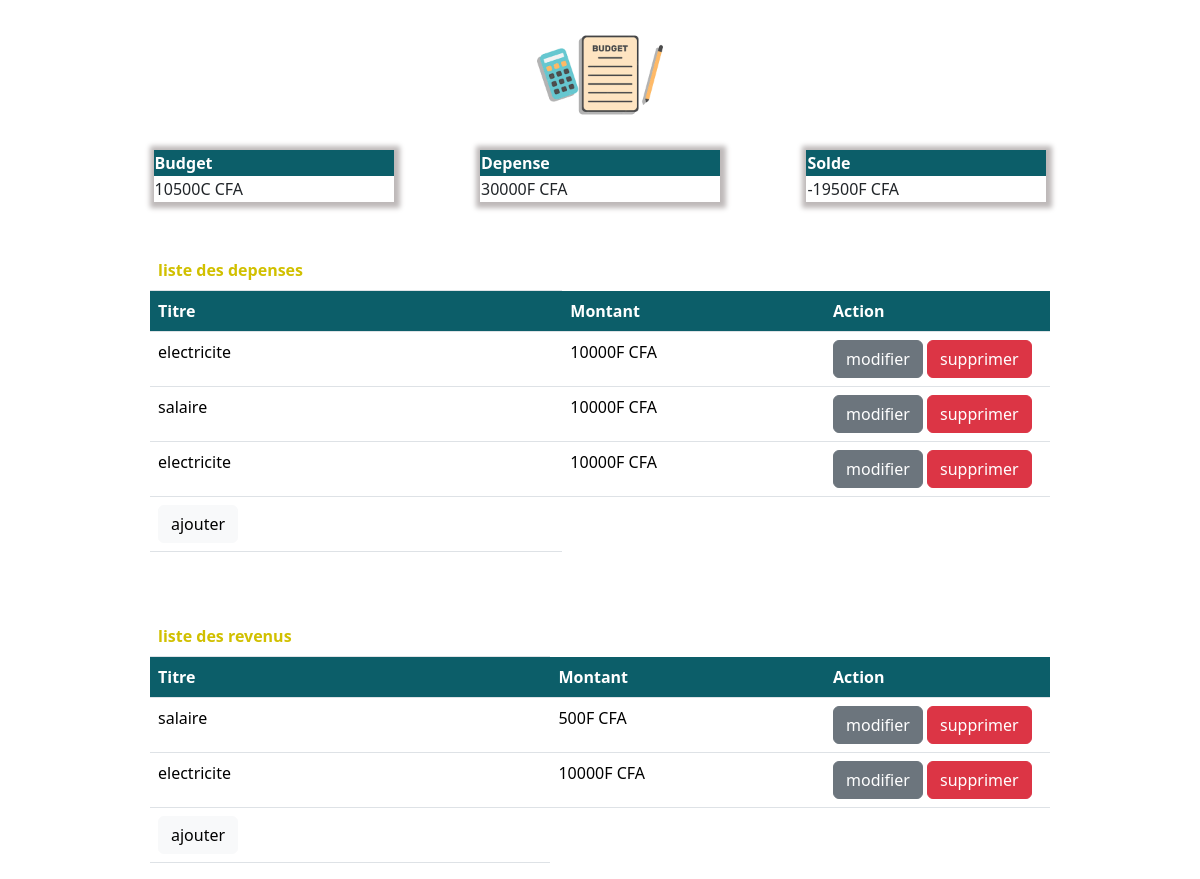
The page / on the database its author committed.
### tables this page shows
CREATE TABLE depense(
    id INTEGER PRIMARY KEY AUTOINCREMENT,
    titre TEXT NOT NULL,
    montant INTEGER NOT NULL
    );

CREATE TABLE revenu(
    id INTEGER PRIMARY KEY AUTOINCREMENT,
    titre TEXT NOT NULL,
    montant INTEGER NOT NULL
    );

### app.py (the view)
@app.route("/")
def index():
    cursor=get_db_connection()
    depense=0
    depenseDetails=cursor.execute("SELECT * FROM depense").fetchall()
    for depenses in depenseDetails:
        depense+=depenses[2]
    revenu=0
    revenuDetails=cursor.execute("SELECT * FROM revenu").fetchall()
    for revenus in revenuDetails:
        revenu+=revenus[2]
    solde= revenu -depense
    return render_template("index.html", depenseDetails=depenseDetails, revenuDetails=revenuDetails, revenu=revenu, depense=depense, solde=solde)

### app.py (called while the page is built)
def get_db_connection():
    conn = sqlite3.connect('database.db')
    conn.row_factory = sqlite3.Row
    return conn

### templates/index.html (shortened to what this page needs)
<!DOCTYPE html>
<html lang="en">
<head>
    <link rel="stylesheet" href="{{url_for('static', filename='/dist/css/bootstrap.css')}}">
    <link rel="stylesheet" href="{{url_for('static',filename='/css/style.css')}}">
</head>
<body >
    {%include("partials/_logo.html")%}
<div class="gap">
    <table  class="tableau">
        <thead>
            <tr >
                <th class="vert"  >Budget</th>
            </tr>
        </thead>
        <tbody >
            <tr >
                <td >{{revenu}}C CFA </td>
            </tr>
        </tbody>
    </table>
    <table  class="tableau">
        <thead>
            <tr>
                <th class="vert" >Depense</th>
            </tr>
        </thead>
        <tbody>
            <tr>
                <td>{{depense}}F CFA </td>
            </tr>
        </tbody>
    </table>
    <table  class="tableau">
        <thead >
            <tr>
                <th class="vert" >Solde</th>
            </tr>
        </thead>
        <tbody>
            <tr>
                <td> {{solde}}F CFA</td>
            </tr>
        </tbody>
    </table>
</div>
<div class="d-flex justify-content-center mt-5" >
    <table class="table  w-75 ">
        <thead>
            <tr><th class="jaune">liste des depenses</th></tr>
            <tr >
                <th class="vert" >Titre</th>
                <th class="vert" >Montant</th>
                <th class="vert" >Action</th>
            </tr>
        </thead>
        <tbody>
        {%    for depense in depenseDetails%}
            <tr>
            <td>{{depense[1]}}</td>
            <td>{{depense[2]}}F CFA</td>
                <td class="col-3">
                <a class="btn btn-secondary" href="/updateDepense/{{depense[0]}}">modifier</a>
                <a class="btn btn-danger" href="/deleteDepense/{{depense[0]}}">supprimer</a>
                </td>
            </tr>
            {% endfor%}
            <tr>
                <td><a class="btn btn-light" href="{{url_for('depense')}}">ajouter</a></td>
            </tr>
        </tbody>
    </table>
</div>
<div class="d-flex justify-content-center mt-5">
    <table class="table  w-75 ">
        <thead>
            <tr><th class="jaune">liste des revenus</th></tr>
            <tr >
                <th class="vert" >Titre</th>
                <th class="vert" >Montant</th>
                <th class="vert"  >Action</th>
            </tr>
        </thead>
        <tbody>
            {% for revenu in revenuDetails%}
            <tr>
            <td>{{revenu[1]}}</td>
                <td>{{revenu[2]}}F CFA</td>
                <td class="col-3" >
                <a class="btn btn-secondary" href="/updateRevenu/{{revenu[0]}}">modifier</a>
                <a class="btn btn-danger" href="/deleteRevenu/{{revenu[0]}}">supprimer</a>
                </td>
            </tr>
            <tr>
            {% endfor%}
                <td><a class="btn btn-light" href="/revenu">ajouter</a></td>
            </tr>
        </tbody>
    </table>
</div>
</body>
</html>

### templates/partials/_logo.html
    {% block content%}
    <div class="form">
        <img  src="{{url_for('static', filename='logo.png')}}" alt="" width="150px">
    </div>
    {% endblock %}

### static/css/style.css (style rules this page uses)
.vert { background-color: #0C5E69 !important; color:white !important; }
.jaune { color:#D1C000 !important; text-wrap:nowrap !important; }
.tableau { width: 25%; box-shadow: 1px 1px 5px 5px rgb(190, 185, 185); }
.gap { display: flex; gap: 9%; margin-left: 10%; margin-right: 10%; justify-content: center; }
.form { display: flex; justify-content: center; }

### rows shown on the page
depense: titre "electricite", montant "10000"
depense: titre "salaire", montant "10000"
depense: titre "electricite", montant "10000"
revenu: titre "salaire", montant "500"
revenu: titre "electricite", montant "10000"

### other values the page prints
{{ revenu }} "10500"
{{ depense }} "30000"
{{ solde }} "-19500"
